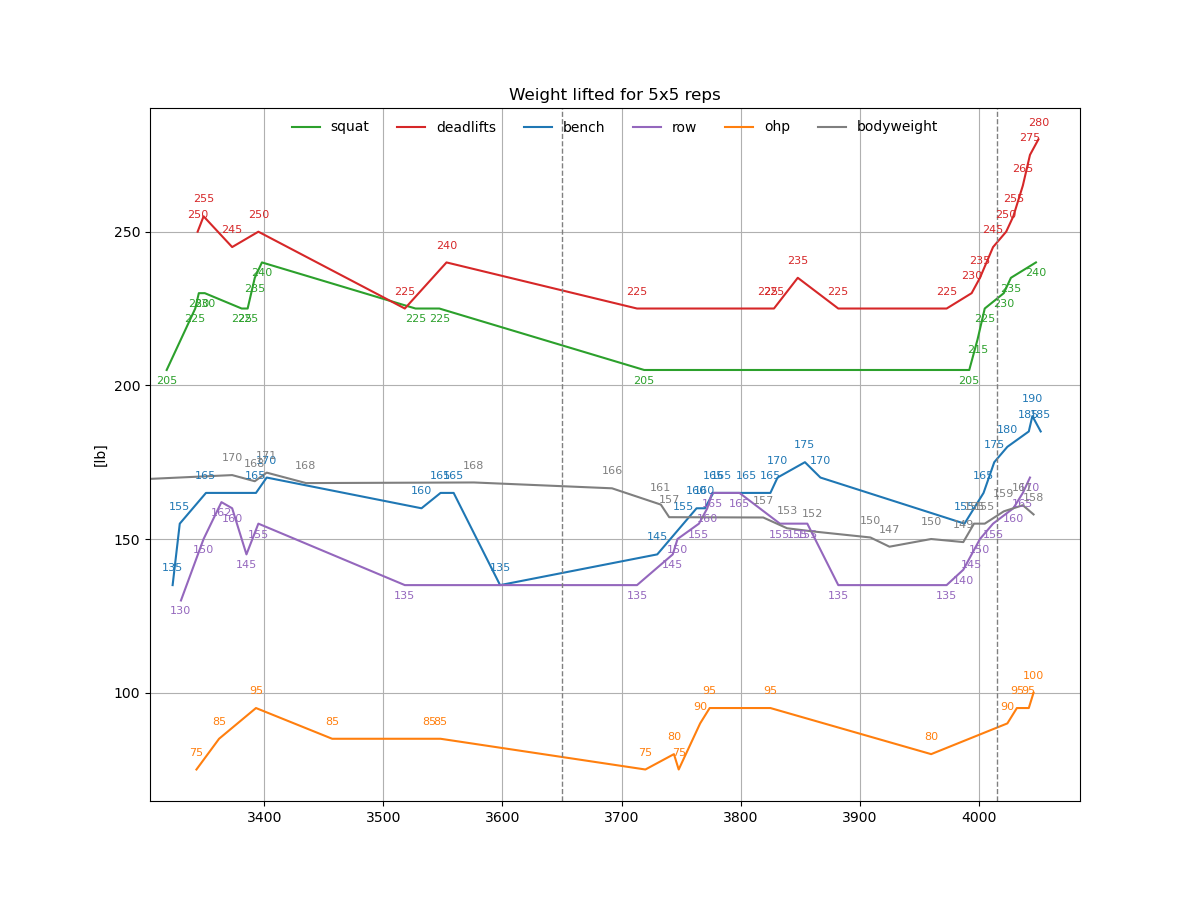

The script that saved this image:
#Lifting Progression

from datetime import datetime
import matplotlib.pyplot as plt
import numpy as np

# def date_nums(date_list):
#     date_nums = []
#     current_year = 2024
#     for date_str in date_list:
#         date_object = datetime.strptime(date_str, "%b %d %Y")
#         if date_object.year==2022:
#             day_of_year = date_object.timetuple().tm_yday
#         if date_object.year==2023:
#             day_of_year = 365+date_object.timetuple().tm_yday
#         if date_object.year==2024:
#             day_of_year = 365*2+date_object.timetuple().tm_yday
#         date_nums.append(day_of_year)
#     return date_nums


def date_nums(date_list):
    date_nums = []
    current_year = 2024
    for date_str in date_list:
        date_object = datetime.strptime(date_str, "%b %d %Y")
        if date_object.year==2015:
            day_of_year = 365*0+date_object.timetuple().tm_yday
        if date_object.year==2016:
            day_of_year = 365*1+date_object.timetuple().tm_yday
        if date_object.year==2017:
            day_of_year = 365*2+date_object.timetuple().tm_yday
        if date_object.year==2018:
            day_of_year = 365*3+date_object.timetuple().tm_yday
        if date_object.year==2019:
            day_of_year = 365*4+date_object.timetuple().tm_yday
        if date_object.year==2020:
            day_of_year = 365*5+date_object.timetuple().tm_yday
        if date_object.year==2021:
            day_of_year = 365*6+date_object.timetuple().tm_yday
        if date_object.year==2022:
            day_of_year = 365*7+date_object.timetuple().tm_yday
        if date_object.year==2023:
            day_of_year = 365*8+date_object.timetuple().tm_yday
        if date_object.year==2024:
            day_of_year = 365*9+date_object.timetuple().tm_yday
        if date_object.year==2025:
            day_of_year = 365*10+date_object.timetuple().tm_yday
        if date_object.year==2026:
            day_of_year = 365*11+date_object.timetuple().tm_yday
        date_nums.append(day_of_year)
    return date_nums

# f, ax = plt.subplots(1, 2, figsize=(6, 4))
f, ax = plt.subplots(5, 1, figsize=(12, 9))
# f, ax = plt.subplots(1, 4, figsize=(16, 9))
plt.subplots_adjust(hspace=0.5)

squats={
    "Jul 21 2015":5*5*170,
    "Jul 25 2015":5*5*175,
    "Jul 27 2015":5*5*175,
    "Jul 28 2015":5*5*175,
    "Jul 30 2015":5*5*185,
    "Jul 31 2015":5*5*200, #probably wasn't 5x5
    "Aug 1 2015":5*5*190,
    "Aug 11 2015":5*5*175,
    "Aug 12 2015":5*5*180,
    "Aug 22 2015":5*5*180,
    "Sep 1 2015":5*5*180,
    "Sep 2 2015":5*5*185,
    "Nov 23 2017":4*5*185,
    "Oct 19 2022":(4*4*185),
    "Oct 21 2022":(5*3*185+3*185),
    "Nov 16 2022":(5*135+5*185+5*195+5*205+4*205),
    "Dec 2 2022":(10*2*135),
    "Dec 4 2022":(10*2*135),
    "Dec 6 2022":(5*5*205),
    "Dec 8 2022":(5*5*210),
    "Dec 12 2022":(5*215+5*220+5*225+4*225),
    "Dec 16 2022":(5*2*225+4*225),
    "Dec 18 2022":(5*3*225+3*225),
    "Dec 20 2022":(5*2*225),
    "Jan 18 2023":(5*2*185+5*1*205),
    "Apr 30 2023":(5*1*185+2*1*225+1*225+5*2*185),
    "Jul 24 2023":(5*5*185),
    "Jul 27 2023":(5*4*205),
    "Dec 30 2023":(5*2*205+4*205+3*205),
    "Jan 23 2024":(5*2*205),
    "Jan 24 2024":(5*3*185),
    "Jan 25 2024":(5*4*205),
    "Feb 2 2024":(5*5*205),
    "Feb 9 2024":(5*1*205+5*1*215+5*1*220+2*1*220),
    "Feb 15 2024":(5*205+5*2*215+5*205),
    "Feb 21 2024":(5*2*215+5*3*225),
    "Feb 26 2024":(5*5*225),
    "Feb 29 2024":5*5*230,
    "Mar 5 2024":5*5*230,
    "Mar 8 2024":5*3*235,
    "Mar 20 2024":5*3*235+5*2*225,
    "Apr 5 2024":5*5*225,
    "Apr 10 2024":5*5*225,
    "Apr 16 2024":5*5*235,
    "Apr 22 2024":5*5*240,
    "Aug 22 2024":5*1*205+5*3*225+3*1*225,
    "Aug 29 2024":5*5*225,
    "Sep 18 2024":5*5*225,
    "Oct 7 2024":5*2*225+5*3*135,
    "Mar 10 2025":5*5*205,
    "Nov 11 2025":5*1*135+5*2*185,
    "Dec 8 2025":5*4*205+4*1*205,
    "Dec 15 2025":5*5*215,
    "Dec 21 2025":5*5*225,
    "Jan 6 2026":5*5*230,
    "Jan 12 2026":5*5*235,
    "Feb 2 2026":5*5*240,
    "Feb 10 2026":5*5*235,
    "Feb 16 2026":5*5*240,
    }
squats5x5={
    "Feb 2 2024":(5*5*205)/25,
    "Feb 26 2024":(5*5*225)/25,
    "Feb 29 2024":5*5*230/25,
    "Mar 5 2024":5*5*230/25,
    "Apr 5 2024":5*5*225/25,
    "Apr 10 2024":5*5*225/25,
    "Apr 16 2024":5*5*235/25,
    "Apr 22 2024":5*5*240/25,
    "Aug 29 2024":5*5*225/25,
    "Sep 18 2024":5*5*225/25,
    "Mar 10 2025":5*5*205/25,
    "Dec 08 2025":5*5*205/25, #actually only did 4 reps on last set, but including for granularity
    "Dec 15 2025":5*5*215/25,
    "Dec 21 2025":5*5*225/25,
    "Jan 6 2026":5*5*230/25,
    "Jan 12 2026":5*5*235/25,
    "Feb 2 2026":5*5*240/25,
    "Feb 10 2026":5*5*235/25,
    "Feb 16 2026":5*5*240/25,
    }

bench={
    "Jul 25 2015":5*5*135, #probably wasn't 5x5
    "Jul 28 2015":5*5*140, #probably wasn't 5x5
    "Jul 31 2015":5*5*140, #probably wasn't 5x5
    "Aug 11 2015":5*5*120, 
    "Aug 22 2015":5*5*120,
    "Sep 1 2015":5*5*135,
    "Oct 19 2022":(4*4*135),
    "Dec 2 2022":(10*2*115),
    "Dec 6 2022":(5*135+5*165+5*155+2*155+3*135),
    "Dec 12 2022":(4*165+3*175+2*175+4*155+3*155),
    "Dec 18 2022":(3*165+5*2*165+3*165+3*135),
    "Apr 30 2023":(5*135+4*165+4*155+4*135),
    "Jul 24 2023":(5*4*135),
    "Dec 30 2023":(5*4*135+3*135),
    "Jan 23 2024":(5*1*135+5*2*155),
    "Jan 25 2024":(5*1*135+4*2*155+5*1*140),
    "Jan 30 2024":(5*1*155+4*1*155+5*1*155+2*1*155+4*1*135),
    "Feb 7 2024":(5*5*135),
    "Feb 13 2024":(5*5*155),
    "Feb 16 2024":(5*2*160+4*160+3*2*155),
    "Feb 22 2024":(5*4*160+4*160),
    "Feb 27 2024":(5*2*165+4*165+4*155+3*155),
    "Mar 1 2024":5*155+5*160+4*3*160,
    "Mar 6 2024":5*5*165,
    "Mar 17 2024":5*155+5*165+5*3*170,
    "Mar 27 2024":5*2*170+4*2*170+3*170,
    "Apr 8 2024":5*155+5*3*160+4*160,
    "Apr 11 2024":5*2*170+5*165+4*165+3*165,
    "Apr 17 2024":5*5*165,
    "Apr 26 2024":5*5*170,
    "May 29 2024":5*1*165+5*2*160+4*2*155,
    "Jun 20 2024":5*1*135+5*4*155,
    "Aug 19 2024":5*4*135,
    "Aug 23 2024":5*4*155,
    "Sep 3 2024":5*5*160,
    "Sep 10 2024":5*1*135+5*4*155,
    "Sep 19 2024":5*5*165,
    "Sep 30 2024":5*5*165,
    "Nov 8 2024":5*5*135,
    "Feb 24 2025":5*1*135+5*1*145+5*1*150+5*1*155+4*1*155,
    "Feb 28 2025":5*1*135+2*1*155+5*2*135+3*1*135,
    "Mar 6 2025":5*1*135+5*2*155+4*2*155,
    "Mar 11 2025":5*1*135+5*1*145+4*1*145+3*2*145,
    "Mar 21 2025":5*5*145,
    "Mar 24 2025":5*1*135+5*4*150,
    "Mar 31 2025":5*4*155+3*1*155,
    "Apr 8 2025":5*1*135+5+1+155+5*3*145,
    "Apr 12 2025":5*5*155,
    "Apr 23 2025":5*5*160,
    "Apr 26 2025":5*2*160+5*2*155+4*1*155,
    "Apr 30 2025":5*5*160,
    "May 4 2025":5*4*165+4*1*165,
    "May 7 2025":5*5*165,
    "May 14 2025":5*5*165,
    "May 28 2025":5*2*165+5*3*155,
    "Jun 4 2025":5*5*165,
    "Jun 12 2025":5*1*135+5*4*155,
    "Jun 18 2025":5*2*165+5*1*170+5*2*175,
    "Jun 24 2025":5*5*165,
    "Jun 30 2025":5*5*170,
    "Jul 8 2025":5*1*170+5*4*180,
    "Jul 12 2025":5*1*135+5*1*180+5*1*175+5*1*155,
    "Jul 23 2025":5*5*175,
    "Jul 29 2025":5*3*175+3*2*175,
    "Aug 5 2025":5*5*170,
    "Aug 19 2025":2*1*175+5*2*155+4*2*155,
    "Aug 27 2025":5*4*170+4*1*170,
    "Aug 29 2025":5*3*175+3*1*175+5*1*155,
    "Sep 1 2025":5*1*135+5*2*165+4*1*165,
    "Sep 16 2025":5*3*175+3*1*165+5*1*155,
    "Nov 6 2025":5*3*165+4*1*165+3*1*165,
    "Nov 21 2025":5*1*135+5*1*155+5*3*165,
    "Dec 4 2025":5*2*155+5*3*160,
    "Dec 12 2025":5*4*160+3*1*160,
    "Dec 20 2025":5*5*165,
    "Dec 29 2025":5*5*175,
    "Jan 9 2026":5*5*180,
    "Jan 27 2026":5*5*185,
    "Jan 30 2026":5*5*190,
    "Feb 06 2026":5*5*185,
    "Feb 14 2026":5*5*195,
    }
bench5x5={
    "Feb 7 2024":(5*5*135)/25,
    "Feb 13 2024":(5*5*155)/25,
    "Mar 6 2024":5*5*165/25,
    "Apr 17 2024":5*5*165/25,
    "Apr 26 2024":5*5*170/25,
    "Sep 3 2024":5*5*160/25,
    "Sep 19 2024":5*5*165/25,
    "Sep 30 2024":5*5*165/25,
    "Nov 8 2024":5*5*135/25,
    "Mar 21 2025":5*5*145/25,
    "Apr 12 2025":5*5*155/25,
    "Apr 23 2025":5*5*160/25,
    "Apr 30 2025":5*5*160/25,
    "May 7 2025":5*5*165/25,
    "May 14 2025":5*5*165/25,
    "Jun 4 2025":5*5*165/25,
    "Jun 24 2025":5*5*165/25,
    "Jun 30 2025":5*5*170/25,
    "Jul 23 2025":5*5*175/25,
    "Aug 5 2025":5*5*170/25,
    "Dec 4 2025":5*5*155/25, #slightly fake number, but included for granularity
    "Dec 20 2025":5*5*165/25,
    "Dec 29 2025":5*5*175/25,
    "Jan 9 2026":5*5*180/25,
    "Jan 27 2026":5*5*185/25,
    "Jan 30 2026":5*5*190/25,
    "Feb 06 2026":5*5*185/25,
    "Feb 14 2026":5*5*195/25,
    "Feb 21 2026":5*5*195/25,
    }

ohp={
    "Jul 25 2015":5*5*75,
    "Jul 28 2015":5*5*75,
    "Jul 31 2015":5*5*80,
    "Aug 11 2015":5*5*75,
    "Aug 22 2015":5*5*75,
    "Sep 1 2015":5*5*75,
    "Nov 23 2017":4*5*95,
    "Oct 21 2022":(3*95+4*95+2*95),
    "Dec 2 2022":(10*2*75),
    "Dec 4 2022":(10*2*75),
    "Dec 8 2022":(5*3*95+4*95),
    "Dec 16 2022":(3*95+5*95+4*95+3*2*95),
    "Dec 20 2022":(3*95+5*95+4*2*95),
    "Jan 18 2023":(5*1*95+4*2*95),
    "Jul 27 2023":(3*95+4*95+3*4*95),
    "Dec 30 2023":(95+3*2*85+4*85),
    "Jan 23 2024":(6*2*75+3*1*75),
    "Jan 26 2024":(3*4*95),
    "Feb 13 2024":(3*5*85),
    "Feb 16 2024":(5*85+3*3*85+5*65),
    "Feb 22 2024":(4*2*85+3*80+4*2*75),
    "Feb 27 2024":(4*80+5*4*75),
    "Mar 1 2024":5*85+5*90+5*3*95,
    "Mar 4 2024": 5*85+5*90+4*90+5*90+4*90,
    "Mar 17 2024":5*85+5*4*95,
    "Mar 27 2024":3*95+95+5*2*85+3*2*85,
    "Apr 8 2024":4*5*95, #did OHP before bench
    "Apr 11 2024":5*2*95+3*95+5*65+5*65, #did OHP after bench
    "Apr 17 2024":5*5*95, #did OHP before bench
    "Apr 26 2024":4*2*95+3*3*95, #did OHP after bench
    "May 29 2024":5*4*95+3*1*95, #did OHP before bench
    "Jun 20 2024":5*5*85,
    "Aug 19 2024":5*2*75,
    "Aug 23 2024":5*3*85+4*1*85+5*1*85,
    "Sep 3 2024":5*3*85+4*2*85,
    "Sep 10 2024":5*5*85,
    "Sep 19 2024":5*5*85,
    "Sep 30 2024":5*3*90+4*2*90,
    "Nov 8 2024":5*3*85+4*2*85,
    "Feb 24 2025":5*3*85+4*1*85+3*1*85,
    "Feb 28 2025":5*2*85+4*1*85+3*2*85,
    "Mar 6 2025":3*1*85+5*2*75+4*1*75+3*1*75,
    "Mar 11 2025":5*5*75,
    "Mar 21 2025":5*3*80+4*1*80+3*1*80,
    "Mar 24 2025":5*4*80+4*1*80,
    "Mar 31 2025":5*4*80,
    "Apr 4 2025":5*5*80,
    "Apr 8 2025":5*5*75,
    "Apr 12 2025":5*4*85+4*1*85,
    "Apr 23 2025":5*3*85+4*2*85,
    "Apr 26 2025":5*5*90,
    "Apr 30 2025":5*4*95+4*1*95,
    "May 4 2025":5*5*95,
    "May 7 2025":5*1*95+5*3*100+4*1*100,
    "May 14 2025":4*1*100+5*4*95,
    "May 27 2025":4*1*105+5*4*95,
    "May 28 2025":5*2*95+5*2*85,
    "Jun 4 2025":5*1*105+5*1*95+3*1*95+5*1*95+4*1*95,
    "Jun 12 2025":5*4*95+4*1*95,
    "Jun 18 2025":5*3*100+4*2*95,
    "Jun 24 2025":5*5*95,
    "Jun 30 2025":5*2*100+4*3*100,
    "Jul 8 2025":4*1*100+5*3*95+4*1*95,
    "Jul 12 2025":5*4*105+3*1*105,
    "Jul 23 2025":5*2*95+4*3*95,
    "Jul 29 2025":3*1*105+5*4*95,
    "Aug 5 2025":5*1*105+4*1*105+3*2*105+1*1*105,
    "Aug 19 2025":5*2*105+3*3*105,
    "Aug 27 2025":4*3*95+3*2*95,
    "Sep 1 2025":5*3*100+4*2*100,
    "Sep 16 2025":3*1*90+5*1*90+3*2*90,
    "Oct 2 2025":4*4*95+3*1*95,
    "Nov 6 2025":5*4*85+3*1*85,
    "Nov 17 2025":5*3*85+5*2*95,
    "Nov 21 2025":3*4*95+5*1*95,
    "Dec 4 2025":3*1*95+5*3*85+4*1*85,
    "Dec 12 2025":5*4*95+4*1*95,
    "Dec 20 2025":5*3*95+3*1*95+2*1*95,
    "Dec 29 2025":4*2*95+3*2*95,
    "Jan 9 2026":5*5*90,
    "Jan 17 2026":5*5*95,
    "Jan 27 2026":5*5*95,
    "Jan 31 2026":5*5*100,
    "Feb 16 2026":5*5*105,
    }
ohp5x5={
    "Feb 27 2024":(5*5*75)/25, #doctored this number a bit
    "Mar 17 2024":5*5*85/25, #doctored this number a bit
    "Apr 17 2024":5*5*95/25, #did OHP before bench
    "Jun 20 2024":5*5*85/25,
    "Sep 10 2024":5*5*85/25,
    "Sep 19 2024":5*5*85/25,
    "Mar 11 2025":5*5*75/25,
    "Apr 4 2025":5*5*80/25,
    "Apr 8 2025":5*5*75/25,
    "Apr 26 2025":5*5*90/25,
    "May 4 2025":5*5*95/25,
    "Jun 24 2025":5*5*95/25,
    "Nov 6 2025":5*5*80/25, #slightly fake number but included for granularity 
    "Jan 9 2026":5*5*90/25,
    "Jan 17 2026":5*5*95/25,
    "Jan 27 2026":5*5*95/25,
    "Jan 31 2026":5*5*100/25,
    "Feb 16 2026":5*5*105/25,
    }

deadlifts={
    "Jul 21 2015":5*5*175,
    "Jul 27 2015":5*5*170,
    "Jul 30 2015":5*5*165,
    "Aug 1 2015":5*5*175,
    "Aug 12 2015":5*5*175,
    "Sep 2 2015":5*5*185,
    "Dec 6 2022":(3*3*205),
    "Dec 12 2022":(4*225+3*4*225),
    "Dec 18 2022":(5*235),
    "Apr 30 2023":(5*225+3*225),
    "Jul 24 2023":(5*225),
    "Jan 25 2024":(5*1*245),
    "Feb 2 2024":(5*1*255),
    "Feb 15 2024":(5*1*255),
    "Feb 23 2024":(5*225+5*4*245),
    "Feb 28 2024": 5*5*250,
    "Mar 4 2024":5*5*255,
    "Mar 7 2024":5*225+3*3*260+260,
    "Mar 28 2024":5*5*245,
    "Apr 9 2024":5*245+5*250+5*255+3*2*255,
    "Apr 12 2024":5*4*250+4*250,
    "Apr 19 2024":5*5*250,
    "May 30 2024":5*1*225+5*4*250,
    "Aug 20 2024":5*5*225,
    "Aug 28 2024":5*1*225+5*4*235,
    "Sep 11 2024":5*1*225+5*4*235,
    "Sep 24 2024":5*5*240,
    "Oct 2 2024":5*1*225+5*4*245,
    "Feb 25 2025":5*1*135+5*4*225,
    "Mar 4 2025":5*3*225,
    "Mar 20 2025":5*4*225+2*1*225,
    "Jun 22 2025":5*4*225,
    "Jun 27 2025":5*5*225,
    "Jul 2 2025":3*5*230, #shorter sets bc rear delt pain
    "Jul 10 2025":5*1*225+5*1*235+4*1*235+3*2*235, #used straight grip for every lift hereafter
    "Jul 17 2025":5*3*235, #started using 5x3 scheme instead of 5x5 for every lift hereafter
    "Aug 20 2025":5*3*225, #searing pain in left rear delt
    "Nov 8 2025":3*5*225,
    "Nov 19 2025":5*3*225,
    "Dec 3 2025":5*2*230+4*1*230,
    "Dec 10 2025":5*3*230,
    "Dec 17 2025":5*3*235,
    "Dec 28 2025":5*3*245,
    "Jan 8 2026":5*3*250,
    "Jan 14 2026":5*3*255,
    "Jan 22 2026": 5*3*265,
    "Jan 28 2026": 5*3*275,
    "Feb 4 2026": 5*3*280,
    }
deadlifts5x5={ #not exactly 5 sets for all and thats okay
    "Feb 28 2024": 5*5*250/25,
    "Mar 4 2024":5*5*255/25,
    "Mar 28 2024":5*5*245/25,
    "Apr 19 2024":5*5*250/25,
    "Aug 20 2024":5*5*225/25,
    "Sep 24 2024":5*5*240/25,
    "Mar 4 2025":5*3*225/15,
    "Jun 22 2025":5*4*225/20,
    "Jun 27 2025":5*5*225/25,
    "Jul 17 2025":5*3*235/15, #started using 5x3 scheme instead of 5x5 for every lift hereafter
    "Aug 20 2025":5*3*225/15, #searing pain in left rear delt
    "Nov 19 2025":5*3*225/15,
    "Dec 10 2025":5*3*230/15,
    "Dec 17 2025":5*3*235/15,
    "Dec 28 2025":5*3*245/15,
    "Jan 8 2026":5*3*250/15,
    "Jan 14 2026":5*3*255/15,
    "Jan 22 2026": 5*3*265/15,
    "Jan 28 2026": 5*3*275/15,
    "Feb 4 2026": 5*3*280/15,
    }

row={
    "Jul 21 2015":5*5*110,
    "Jul 27 2015":5*5*115,
    "Jul 30 2015":5*5*120,
    "Aug 1 2015":5*5*130,
    "Aug 12 2015":5*5*135,
    "Sep 2 2015":5*5*135,
    "Dec 4 2022":(10*2*115),
    "Dec 8 2022":(5*4*135),
    "Dec 16 2022":(5*5*135),
    "Dec 20 2022":(5*135+5*145+4*145+8*115+5*125),
    "Jul 27 2023":(5*5*135),
    "Jan 24 2024":(3*1*135+5*2*135+4*1*135),
    "Jan 26 2024":(5*2*115+5*2*120),
    "Jan 31 2024":(5*1*115+5*4*125),
    "Feb 8 2024":(5*4*135),
    "Feb 14 2024":(5*1*115+5*4*135),
    "Feb 20 2024":(5*3*135),
    "Feb 23 2024":(5*4*135+4*135),
    "Feb 28 2024": 5*2*135+5*145+4*145+5*135,
    "Mar 4 2024": 5*145+5*4*155,
    "Mar 7 2024":5*155+5*4*145,
    "Mar 19 2024":5*5*162,
    "Mar 28 2024":5*165+5*4*160,
    "Apr 9 2024":5*5*145,
    "Apr 19 2024":5*5*155,
    "May 30 2024":5*4*155,
    "Aug 20 2024":5*5*135,
    "Aug 28 2024":5*2*145+5*2*155+4*1*155,
    "Sep 11 2024":5*1*135+5*4*145,
    "Sep 24 2024":5*1*155+5*3*150,
    "Oct 2 2024":5*1*155+5*1*145+5*1*150+5*2*155,
    "Mar 4 2025":5*5*135,
    #"Mar 20 2025":8*5*95,
    "Mar 29 2025":5*4*145,
    "Apr 3 2025":5*5*145,
    "Apr 7 2025":5*5*150,
    "Apr 11 2025":5*1*135+5*4*155,
    "Apr 25 2025":5*5*155,
    "Apr 28 2025":5*4*160,
    "May 2 2025":5*5*160,
    "May 6 2025":5*5*165,
    "May 9 2025":5*1*170+5*4*165,
    "May 29 2025":5*5*165,
    "Jun 22 2025":5*1*135+5*2*155,
    "Jun 27 2025":5*1*155+5*4*145,
    "Jul 2 2025":5*5*155,
    "Jul 10 2025":3*1*165+5*2*160+5*1*155+3*1*155,
    "Jul 17 2025":5*5*155,
    "Jul 25 2025":5*5*155,
    "Aug 20 2025":5*5*135,
    "Aug 29 2025":5*2*135+5*1*145+5*2*150,
    "Sep 3 2025":5*3*145+5*2*150,
    "Sep 17 2025":8*5*135,
    "Nov 8 2025":10*3*115,
    "Nov 19 2025":5*5*135,
    "Dec 3 2025":5*5*140,
    "Dec 10 2025":5*5*145,
    "Dec 17 2025":5*5*150,
    "Dec 28 2025":5*5*155,
    "Jan 8 2026":5*4*160+4*1*160,
    "Jan 14 2026":5*5*160,
    "Jan 22 2026":5*5*165,
    "Jan 28 2026":5*5*170,
    "Feb 14 2026":5*5*170,
    "Feb 18 2026":5*5*175,
    }
row5x5={
    "Feb 14 2024":(5*5*130)/25, #doctored this number a bit
    "Mar 4 2024": 5*5*150/25, #doctored this number a bit
    "Mar 19 2024":5*5*162/25,
    "Mar 28 2024":5*5*160/25, #doctored this number a bit
    "Apr 9 2024":5*5*145/25,
    "Apr 19 2024":5*5*155/25,
    "Aug 20 2024":5*5*135/25,
    "Mar 4 2025":5*5*135/25,
    "Apr 3 2025":5*5*145/25,
    "Apr 7 2025":5*5*150/25,
    "Apr 25 2025":5*5*155/25,
    "May 2 2025":5*5*160/25,
    "May 6 2025":5*5*165/25,
    "May 29 2025":5*5*165/25,
    "Jul 2 2025":5*5*155/25,
    "Jul 17 2025":5*5*155/25,
    "Jul 25 2025":5*5*155/25,
    "Aug 20 2025":5*5*135/25,
    "Nov 19 2025":5*5*135/25,
    "Dec 3 2025":5*5*140/25,
    "Dec 10 2025":5*5*145/25,
    "Dec 17 2025":5*5*150/25,
    "Dec 28 2025":5*5*155/25,
    "Jan 14 2026":5*5*160/25,
    "Jan 22 2026":5*5*165/25,
    "Jan 28 2026":5*5*170/25,
    "Feb 14 2026":5*5*170/25,
    "Feb 18 2026":5*5*175/25,
    }

dips={
    "Jan 30 2024":9+5+5,
    # "Feb 2 2024":(6),
    # "Feb 8 2024":10+10,
    "Feb 13 2024":10+8+5,
    "Feb 16 2024":10+8+6,
    "Feb 22 2024":10+9+6,
    "Feb 27 2024":13+7+5,
    "Mar 1 2024":11+8+8,
    "Mar 6 2024":16+10+8,
    "Mar 17 2024":13+12+9,
    "Mar 27 2024":13+8+6,
    "Apr 11 2024":15+10+8,
    # "Apr 17 2024":18,
    "Apr 26 2024":18+10+8,
    "Aug 23 2024":10+7+7,
    "Sep 3 2024":10+8+6,
    "Sep 19 2024":15+9+7,
    "Feb 24 2025":8+8+5,
    "Feb 28 2025":8+6+4,
    "Mar 6 2025":8+7+5,
    "Mar 11 2025":10+7+5,
    "Mar 21 2025":10+7+5,
    "Mar 24 2025":10+7+5,
    "Mar 31 2025":10+8+6,
    "Apr 4 2025":12+10+7,
    "Apr 12 2025":12+8+5,
    "Apr 23 2025":15+10+5,
    "Apr 26 2025":12+8+8,
    "Apr 30 2025":15+9+8,
    "May 4 2025":13+9+8,
    "May 7 2025":10+10+10,
    "May 14 2025":16+10+9,
    "May 28 2025":16+10+8,
    "Jun 12 2025":16+9+5,
    "Jun 18 2025":17+12+10,
    "Jun 24 2025":17+13+10,
    "Jun 30 2025":19+13+11,
    "Jul 8 2025":20+12+11,
    "Jul 12 2025":16+10+7,
    "Jul 23 2025":16+10+7,
    "Jul 29 2025":17+13+8,
    "Aug 19 2025":16+8+6,
    "Sep 16 2025":17+10+8,
    "Oct 8 2025":16+12+9,
    "Nov 6 2025":17+10+6,
    "Nov 17 2025":12+9+7,
    "Nov 21 2025":17+11+8,
    "Dec 4 2025":20+11+10,
    "Dec 12 2025":8+8+8,
    "Dec 20 2025":15+8+7,
    "Dec 29 2025":9+9+5,
    "Jan 9 2026":12+10+7,
    }

pullups={
    "Jan 18 2023":5+5+3,
    "Apr 30 2023":(6),
    "Jul 24 2023":5+4,
    "Jul 27 2023":5+4,
    "Jan 24 2024":(3),
    "Jan 26 2024":4,
    "Jan 31 2024":3+3,
    "Feb 2 2024":5,
    "Feb 8 2024":5+4,
    "Feb 14 2024":6+4+2,
    "Feb 20 2024":5+5+4,
    "Feb 23 2024":(3),
    "Feb 28 2024":3+3+2,
    "Feb 29 2024":6+5+5+4,
    "Mar 4 2024":3+3+2,
    "Mar 7 2024":3+3+3+3+3+2+2,
    "Mar 19 2024":6+4+4+4,
    "Mar 28 2024":5+4+4+3+2,
    "Apr 12 2024":5+4+4,
    "Aug 20 2024":4+4+4,
    "Aug 28 2024":4+4+2,
    "Sep 24 2024":5+3+3,
    "Oct 2 2024":4+3+2+2+2,
    "Feb 25 2025":3+3+2,
    "Mar 4 2025":4+4+3,
    "Mar 20 2025":3+3+3,
    "Mar 29 2025":7+4+3,
    "Apr 3 2025":6+4+3,
    "Apr 11 2025":6+4+3,
    "Apr 25 2025":7+4+3,
    "Apr 28 2025":7+4+3,
    "May 2 2025":8+4+3,
    "May 6 2025":9+4+4,
    "May 9 2025":9+5+3,
    "May 29 2025":9+6+4,
    "Jun 27 2025":7+5+5,
    "Jul 2 2025":8+5+4,
    "Jul 10 2025":6+4+2,
    "Jul 17 2025":6+5+4,
    "Jul 25 2025":8+5+4,
    "Aug 5 2025":9+5+5,
    "Aug 20 2025":5+4+4,
    "Aug 29 2025":10+5+2,
    "Sep 3 2025":10+6+4,
    "Sep 17 2025":6+6+4,
    "Oct 8 2025":12+6+3,
    "Nov 8 2025":3+3+3,
    "Nov 19 2025":6+5+3,
    "Dec 3 2025":5+4+4,
    "Dec 10 2025":6+3+3,
    "Dec 17 2025":3+4+3,
    "Dec 28 2025":4+4+3,
    "Jan 8 2026":4+4+3,
    "Jan 14 2026":5+4+4,
    }

chinups={
    # "Feb 2 2024":4+3,
    "Feb 9 2024":7+4+4,
    "Feb 15 2024":8+4+3,
    "Feb 21 2024":8+5+3,
    "Feb 26 2024":11+7+6,
    "Mar 5 2024":12+7+5,
    "Mar 8 2024":11+5+5,
    "Mar 20 2024":11+6+5,
    # "Apr 5 2024":18, #didn't track individual sets
    "Apr 10 2024":11+6+5,
    "Apr 16 2024":12+7+4,
    "Apr 22 2024":12+7+4,
    "Aug 22 2024":8+5+4,
    "Aug 29 2024":8+6+4,
    "Sep 18 2024":10+6+4,
    "Oct 7 2024":8+5+4,
    "Mar 10 2025":9+5+3,
    "Mar 18 2025":9+5+3,
    "Apr 7 2025":8+4+3,
    "Jul 30 2025":5+4+4,
    "Nov 18 2025":8+5+4,
    }

bodyweight={
    "Jul 27 2016":155,
    "Aug 26 2016":145,
    "Dec 18 2016":139,
    "Feb 28 2017":157,
    "Oct 23 2017":166,
    "Dec 4 2017":166,
    "Jul 8 2018":150,
    "Dec 3 2018":158,
    "Apr 1 2020":175, #approx (ballpark estimate from memory)
    "Sep 20 2020":166,
    "Jan 21 2021":150,
    "Mar 28 2024":170.8,
    "Apr 16 2024":168.8,
    # "Apr 22 2024":167.7,
    "Apr 26 2024":171.6,
    "May 29 2024":168.2,
    "Oct 17 2024":168.4,
    "Feb 11 2025":166.5,
    "Mar 24 2025":161.2,
    "Mar 31 2025":157.1,
    # "Apr 3 2025":160, #was a full stomach
    # "Apr 8 2025":157.4,
    # "Apr 11 2025":156.4,
    # "Apr 25 2025":158.8,
    # "Apr 28 2025":156.9,
    # "May 2 2025":158.8, #after big breakfast
    # "May 6 2025":157.5,
    # # "Jun 2 2025":156,
    # "Jun 4 2025":158,
    # "Jun 12 2025":156,
    "Jun 18 2025":157,
    "Jul 8 2025":153.5,
    # "Jul 17 2025":154.5,
    # "Jul 23 2025":154,
    # "Jul 25 2025":154.5,
    "Jul 29 2025":152.5,
    # "Aug 5 2025":152.5,
    # "Aug 27 2025":152, #full stomach
    # "Aug 29 2025":150.5,
    "Sep 16 2025":150.5,
    "Oct 2 2025":147.5,
    "Nov 6 2025":150,
    # "Nov 19 2025":149,
    # "Nov 21 2025":150,
    "Dec 3 2025":149,
    # "Dec 8 2025":151,
    "Dec 12 2025":155,
    # "Dec 15 2025":155,
    # "Dec 17 2025":154,
    "Dec 21 2025":155,
    "Jan 6 2026":159,
    # "Jan 7 2026":158,
    # "Jan 9 2026":160,
    # "Jan 12 2026":158,
    # "Jan 14 2026":161,
    # "Jan 16 2026":160,
    # "Jan 20 2026":159,
    "Jan 22 2026":161,
    "Jan 31 2026":158,
    }

legextension15x3={
    "Dec 8 2025": 15*3*110/45,
    "Dec 15 2025": 15*3*125/45,
    "Jan 6 2026": 15*3*130/45,
    "Jan 19 2026": 15*3*135/45,
    "Feb 2 2026": 15*3*140/45,
    "Feb 10 2026": 15*3*150/45,
    "Feb 16 2026": 15*3*155/45,
    }

hamstringcurl15x3={
    "Dec 8 2025": 15*3*90/45,
    "Dec 15 2025": 15*3*100/45,
    "Jan 12 2026": 15*3*115/45,
    }

# lateralraise15x3={
#     "Dec 8 2025": 15*3*15/45, #fake number, but approx equivalent strength
#     "Dec 25 2025": 15*3*20/45,
#     "Jan 31 2026": 15*3*24/45,
#     }

cablecrunch15x3={
    "Dec 16 2025": 15*3*85/45,
    "Jan 7 2026": 15*3*90/45,
    "Jan 11 2026": 15*3*95/45,
    "Jan 15 2026": 15*3*100/45,
    "Jan 29 2026": 15*3*105/45,
    "Jan 31 2026": 15*3*110/45,
    "Feb 1 2026": 15*3*115/45,
    "Feb 3 2026": 15*3*120/45,
    }

shrugs10x3={
    "Dec 9 2025": 10*3*120/30,
    "Dec 16 2025": 10*3*130/30,
    "Dec 22 2025": 10*3*150/30,
    "Jan 20 2026": 10*3*160/30,
    }
rowmachine10x3={
    "Dec 3 2025": 10*3*110/30,
    "Dec 10 2025": 10*3*115/30,
    "Dec 17 2025": 10*3*120/30,
    "Jan 14 2026": 10*3*125/30,
    "Jan 22 2026": 10*3*130/30,
    "Jan 28 2026": 10*3*135/30,
    "Jan 28 2026": 10*3*135/30,
    "Feb 18 2026": 10*3*145/30,
    }

xrange=[3+365*9,170+365*11]
colours=['#2ca02c','#d62728','#1f77b4','#9467bd','#ff7f0e','#7f7f7f','#9e9ac8','#17becf','#8c564b']

ax[0].plot(date_nums(squats.keys()),squats.values(),label='squat',color=colours[0])
ax[0].plot(date_nums(deadlifts.keys()),deadlifts.values(),label='deadlifts',color=colours[1])
ax[0].axvline(x=365, linestyle='--', linewidth=1, color='grey')
ax[0].axvline(x=365*2, linestyle='--', linewidth=1, color='grey')
ax[0].axvline(x=365*3, linestyle='--', linewidth=1, color='grey')
ax[0].axvline(x=365*4, linestyle='--', linewidth=1, color='grey')
ax[0].axvline(x=365*5, linestyle='--', linewidth=1, color='grey')
ax[0].axvline(x=365*6, linestyle='--', linewidth=1, color='grey')
ax[0].axvline(x=365*7, linestyle='--', linewidth=1, color='grey')
ax[0].axvline(x=365*8, linestyle='--', linewidth=1, color='grey')
ax[0].axvline(x=365*9, linestyle='--', linewidth=1, color='grey')
ax[0].axvline(x=365*10, linestyle='--', linewidth=1, color='grey')
ax[0].axvline(x=365*11, linestyle='--', linewidth=1, color='grey')
ax[0].set_ylabel("[lb]")
ax[0].legend(loc="upper left")
if 'xrange' in locals() or 'xrange' in globals():
    ax[0].set_xlim(xrange)

ax[1].plot(date_nums(bench.keys()),bench.values(),label='bench',color=colours[2])
ax[1].plot(date_nums(row.keys()),row.values(),label='row',color=colours[3])
ax[1].axvline(x=365, linestyle='--', linewidth=1, color='grey')
ax[1].axvline(x=365*2, linestyle='--', linewidth=1, color='grey')
ax[1].axvline(x=365*3, linestyle='--', linewidth=1, color='grey')
ax[1].axvline(x=365*4, linestyle='--', linewidth=1, color='grey')
ax[1].axvline(x=365*5, linestyle='--', linewidth=1, color='grey')
ax[1].axvline(x=365*6, linestyle='--', linewidth=1, color='grey')
ax[1].axvline(x=365*7, linestyle='--', linewidth=1, color='grey')
ax[1].axvline(x=365*8, linestyle='--', linewidth=1, color='grey')
ax[1].axvline(x=365*9, linestyle='--', linewidth=1, color='grey')
ax[1].axvline(x=365*10, linestyle='--', linewidth=1, color='grey')
ax[1].axvline(x=365*11, linestyle='--', linewidth=1, color='grey')
ax[1].set_ylabel("[lb]")
ax[1].legend(loc="upper left")
if 'xrange' in locals() or 'xrange' in globals():
    ax[1].set_xlim(xrange)

ax[2].plot(date_nums(ohp.keys()),ohp.values(),label='ohp',color=colours[4])
ax[2].axvline(x=365, linestyle='--', linewidth=1, color='grey')
ax[2].axvline(x=365*2, linestyle='--', linewidth=1, color='grey')
ax[2].axvline(x=365*3, linestyle='--', linewidth=1, color='grey')
ax[2].axvline(x=365*4, linestyle='--', linewidth=1, color='grey')
ax[2].axvline(x=365*5, linestyle='--', linewidth=1, color='grey')
ax[2].axvline(x=365*6, linestyle='--', linewidth=1, color='grey')
ax[2].axvline(x=365*7, linestyle='--', linewidth=1, color='grey')
ax[2].axvline(x=365*8, linestyle='--', linewidth=1, color='grey')
ax[2].axvline(x=365*9, linestyle='--', linewidth=1, color='grey')
ax[2].axvline(x=365*10, linestyle='--', linewidth=1, color='grey')
ax[2].axvline(x=365*11, linestyle='--', linewidth=1, color='grey')
ax[2].set_ylabel("[lb]")
ax[2].legend(loc="upper left")
if 'xrange' in locals() or 'xrange' in globals():
    ax[2].set_xlim(xrange)



ax[3].plot(date_nums(dips.keys()),dips.values(),label='dips',color=colours[5])
ax[3].plot(date_nums(pullups.keys()),pullups.values(),label='pullups',color=colours[6])
ax[3].plot(date_nums(chinups.keys()),chinups.values(),label='chinups',color=colours[7])
ax[3].axvline(x=365, linestyle='--', linewidth=1, color='grey')
ax[3].axvline(x=365*2, linestyle='--', linewidth=1, color='grey')
ax[3].axvline(x=365*3, linestyle='--', linewidth=1, color='grey')
ax[3].axvline(x=365*4, linestyle='--', linewidth=1, color='grey')
ax[3].axvline(x=365*5, linestyle='--', linewidth=1, color='grey')
ax[3].axvline(x=365*6, linestyle='--', linewidth=1, color='grey')
ax[3].axvline(x=365*7, linestyle='--', linewidth=1, color='grey')
ax[3].axvline(x=365*8, linestyle='--', linewidth=1, color='grey')
ax[3].axvline(x=365*9, linestyle='--', linewidth=1, color='grey')
ax[3].axvline(x=365*10, linestyle='--', linewidth=1, color='grey')
ax[3].axvline(x=365*11, linestyle='--', linewidth=1, color='grey')
ax[3].set_ylabel("[reps]")
ax[3].legend(loc="upper left")
if 'xrange' in locals() or 'xrange' in globals():
    ax[3].set_xlim(xrange)

ax[4].plot(date_nums(bodyweight.keys()),bodyweight.values(),label='body weight',color=colours[8])
ax[4].axvline(x=365, linestyle='--', linewidth=1, color='grey')
ax[4].axvline(x=365*2, linestyle='--', linewidth=1, color='grey')
ax[4].axvline(x=365*3, linestyle='--', linewidth=1, color='grey')
ax[4].axvline(x=365*4, linestyle='--', linewidth=1, color='grey')
ax[4].axvline(x=365*5, linestyle='--', linewidth=1, color='grey')
ax[4].axvline(x=365*6, linestyle='--', linewidth=1, color='grey')
ax[4].axvline(x=365*7, linestyle='--', linewidth=1, color='grey')
ax[4].axvline(x=365*8, linestyle='--', linewidth=1, color='grey')
ax[4].axvline(x=365*9, linestyle='--', linewidth=1, color='grey')
ax[4].axvline(x=365*10, linestyle='--', linewidth=1, color='grey')
ax[4].axvline(x=365*11, linestyle='--', linewidth=1, color='grey')
ax[4].set_xlabel("Days since Jan 2015")
ax[4].set_ylabel("[lb]")
ax[4].legend(loc="lower right")
if 'xrange' in locals() or 'xrange' in globals():
    ax[4].set_xlim(xrange)
plt.savefig("lifting2.png")
plt.show()


######################################

#PLOTTING ONLY WORKOUTS THAT SUCCESSFULLY REACHED 5x5
f, ax = plt.subplots(1, 1, figsize=(12, 9))
plt.subplots_adjust(hspace=0.7)
xrange=[19+365*9,70+365*11]
# colours=['#2ca02c','#d62728','#1f77b4','#9467bd','#ff7f0e','#7f7f7f','#9e9ac8','#17becf','#8c564b']
colours = [
    '#2ca02c', '#d62728', '#1f77b4', '#9467bd', '#ff7f0e',
    '#7f7f7f', '#9e9ac8', '#17becf', '#8c564b',
    '#e377c2', '#c49c94', '#aec7e8', '#ff9896', '#98df8a',
    '#bcbd22'
]
ax.plot(date_nums(squats5x5.keys()),squats5x5.values(),label='squat 5x5',color=colours[0])
ax.plot(date_nums(deadlifts5x5.keys()),deadlifts5x5.values(),label='deadlift 3x5',color=colours[1])
ax.plot(date_nums(bench5x5.keys()),bench5x5.values(),label='bench 5x5',color=colours[2])
ax.plot(date_nums(row5x5.keys()),row5x5.values(),label='row 5x5',color=colours[3])
ax.plot(date_nums(ohp5x5.keys()),ohp5x5.values(),label='ohp 5x5',color=colours[4])
ax.plot(date_nums(legextension15x3.keys()),legextension15x3.values(),label='leg ext. 3x15',color=colours[6])
ax.plot(date_nums(hamstringcurl15x3.keys()),hamstringcurl15x3.values(),label='ham. curl 3x15',color=colours[7])
# ax.plot(date_nums(lateralraise15x3.keys()),lateralraise15x3.values(),label='lateral raise',color=colours[8])
ax.plot(date_nums(cablecrunch15x3.keys()),cablecrunch15x3.values(),label='crunch 3x15',color=colours[9])
ax.plot(date_nums(shrugs10x3.keys()),shrugs10x3.values(),label='shrug 3x10',color=colours[10])
ax.plot(date_nums(rowmachine10x3.keys()),rowmachine10x3.values(),label='row mach. 3x10',color=colours[11])
ax.plot(date_nums(bodyweight.keys()),bodyweight.values(),label='bw',color=colours[5])
ax.axvline(x=365, linestyle='--', linewidth=1, color='grey')
ax.axvline(x=365*2, linestyle='--', linewidth=1, color='grey')
ax.axvline(x=365*3, linestyle='--', linewidth=1, color='grey')
ax.axvline(x=365*4, linestyle='--', linewidth=1, color='grey')
ax.axvline(x=365*5, linestyle='--', linewidth=1, color='grey')
ax.axvline(x=365*6, linestyle='--', linewidth=1, color='grey')
ax.axvline(x=365*7, linestyle='--', linewidth=1, color='grey')
ax.axvline(x=365*8, linestyle='--', linewidth=1, color='grey')
ax.axvline(x=365*9, linestyle='--', linewidth=1, color='grey')
ax.axvline(x=365*10, linestyle='--', linewidth=1, color='grey')
ax.axvline(x=365*11, linestyle='--', linewidth=1, color='grey')
ax.set_ylabel("[lb]")
ax.set_xlabel("Days since Jan 1, 2015")
# ax.legend(loc="lower right")
ax.legend(loc="upper center",frameon=False,ncol=6)
if 'xrange' in locals() or 'xrange' in globals():
    ax.set_xlim(xrange)
ax.set_title("Weight lifted for reps")
ax.grid(True)
for x, y in zip(date_nums(squats5x5.keys()), squats5x5.values()):
    ax.annotate(int(y), (x, y), textcoords="offset points", xytext=(0,-10), ha='center', fontsize=6,color=colours[0])
for x, y in zip(date_nums(deadlifts5x5.keys()), deadlifts5x5.values()):
    ax.annotate(int(y), (x, y), textcoords="offset points", xytext=(0,10), ha='center', fontsize=6,color=colours[1])
for x, y in zip(date_nums(bench5x5.keys()), bench5x5.values()):
    ax.annotate(int(y), (x, y), textcoords="offset points", xytext=(0,10), ha='center', fontsize=6,color=colours[2])
for x, y in zip(date_nums(row5x5.keys()), row5x5.values()):
    ax.annotate(int(y), (x, y), textcoords="offset points", xytext=(0,-10), ha='center', fontsize=6,color=colours[3])
for x, y in zip(date_nums(ohp5x5.keys()), ohp5x5.values()):
    ax.annotate(int(y), (x, y), textcoords="offset points", xytext=(0,10), ha='center', fontsize=6,color=colours[4])
for x, y in zip(date_nums(legextension15x3.keys()), legextension15x3.values()):
    ax.annotate(int(y), (x, y), textcoords="offset points", xytext=(0,10), ha='center', fontsize=6,color=colours[6])
for x, y in zip(date_nums(hamstringcurl15x3.keys()), hamstringcurl15x3.values()):
    ax.annotate(int(y), (x, y), textcoords="offset points", xytext=(0,10), ha='center', fontsize=6,color=colours[7])
# for x, y in zip(date_nums(lateralraise15x3.keys()), lateralraise15x3.values()):
#     ax.annotate(int(y), (x, y), textcoords="offset points", xytext=(0,10), ha='center', fontsize=6,color=colours[8])
for x, y in zip(date_nums(cablecrunch15x3.keys()), cablecrunch15x3.values()):
    ax.annotate(int(y), (x, y), textcoords="offset points", xytext=(0,10), ha='center', fontsize=6,color=colours[9])
for x, y in zip(date_nums(shrugs10x3.keys()), shrugs10x3.values()):
    ax.annotate(int(y), (x, y), textcoords="offset points", xytext=(0,10), ha='center', fontsize=6,color=colours[10])
for x, y in zip(date_nums(rowmachine10x3.keys()), rowmachine10x3.values()):
    ax.annotate(int(y), (x, y), textcoords="offset points", xytext=(0,10), ha='center', fontsize=6,color=colours[11])
for x, y in zip(date_nums(bodyweight.keys()), bodyweight.values()):
    ax.annotate(int(y), (x, y), textcoords="offset points", xytext=(0,10), ha='center', fontsize=6,color=colours[5])
plt.savefig("lifting.png")